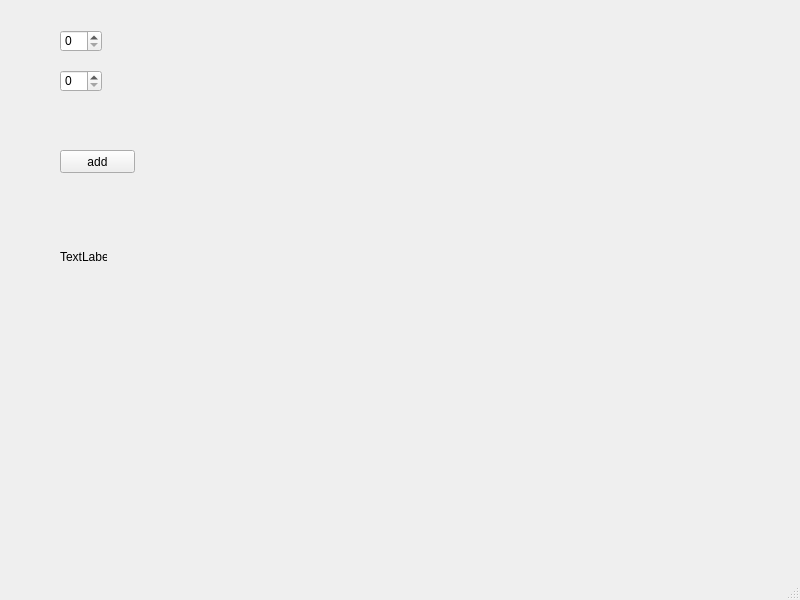
<?xml version="1.0" encoding="UTF-8"?>
<ui version="4.0">
 <class>MainWindow</class>
 <widget class="QMainWindow" name="MainWindow">
  <property name="geometry">
   <rect>
    <x>0</x>
    <y>0</y>
    <width>800</width>
    <height>600</height>
   </rect>
  </property>
  <property name="windowTitle">
   <string>MainWindow</string>
  </property>
  <widget class="QWidget" name="centralwidget">
   <widget class="QSpinBox" name="spinBox">
    <property name="geometry">
     <rect>
      <x>60</x>
      <y>30</y>
      <width>42</width>
      <height>22</height>
     </rect>
    </property>
   </widget>
   <widget class="QSpinBox" name="spinBox_2">
    <property name="geometry">
     <rect>
      <x>60</x>
      <y>70</y>
      <width>42</width>
      <height>22</height>
     </rect>
    </property>
   </widget>
   <widget class="QPushButton" name="pushButton">
    <property name="geometry">
     <rect>
      <x>60</x>
      <y>150</y>
      <width>75</width>
      <height>23</height>
     </rect>
    </property>
    <property name="text">
     <string>add</string>
    </property>
   </widget>
   <widget class="QLabel" name="label">
    <property name="geometry">
     <rect>
      <x>60</x>
      <y>250</y>
      <width>47</width>
      <height>13</height>
     </rect>
    </property>
    <property name="text">
     <string>TextLabel</string>
    </property>
   </widget>
  </widget>
  <widget class="QMenuBar" name="menubar">
   <property name="geometry">
    <rect>
     <x>0</x>
     <y>0</y>
     <width>800</width>
     <height>21</height>
    </rect>
   </property>
  </widget>
  <widget class="QStatusBar" name="statusbar"/>
 </widget>
 <resources/>
 <connections/>
</ui>
